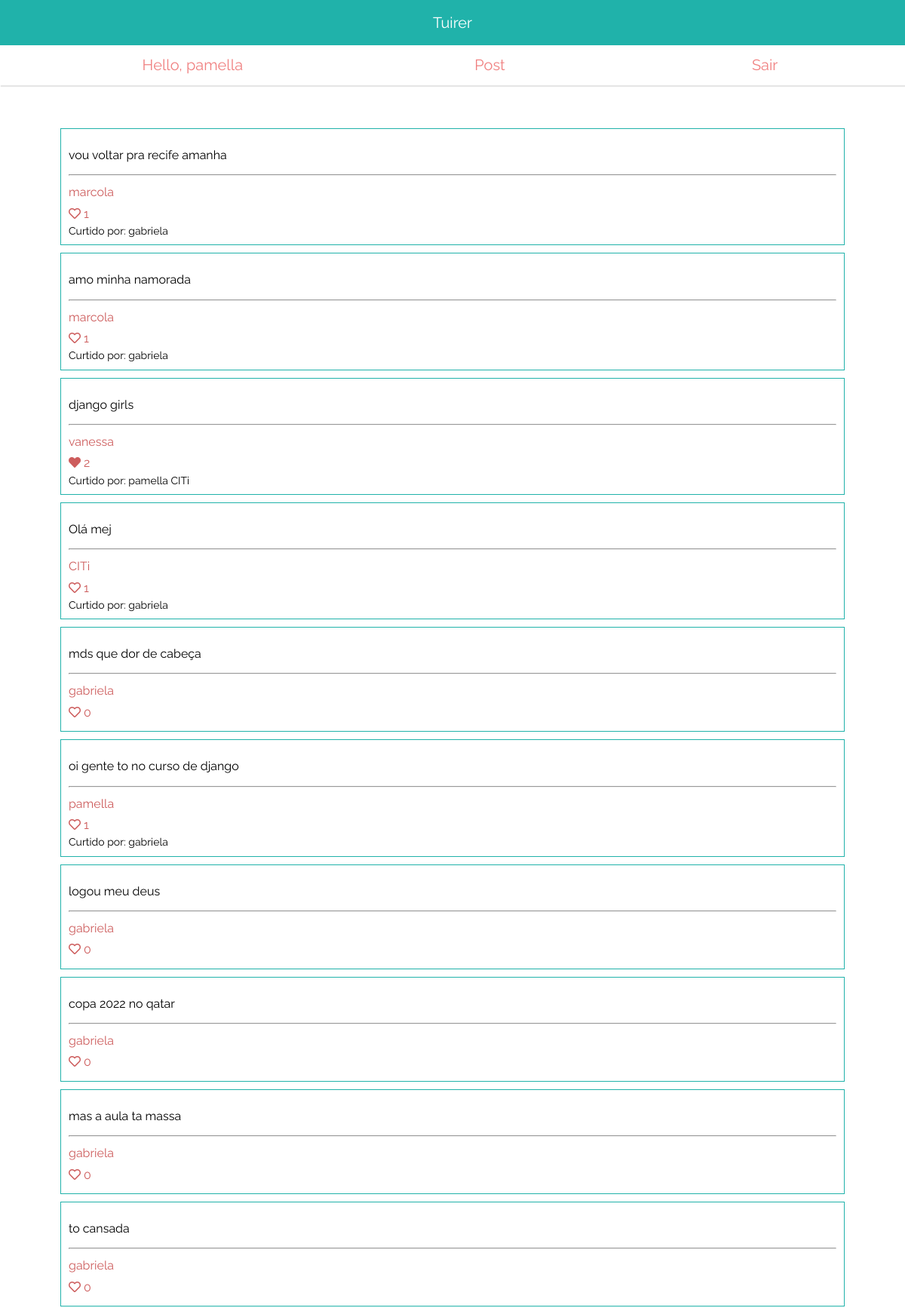
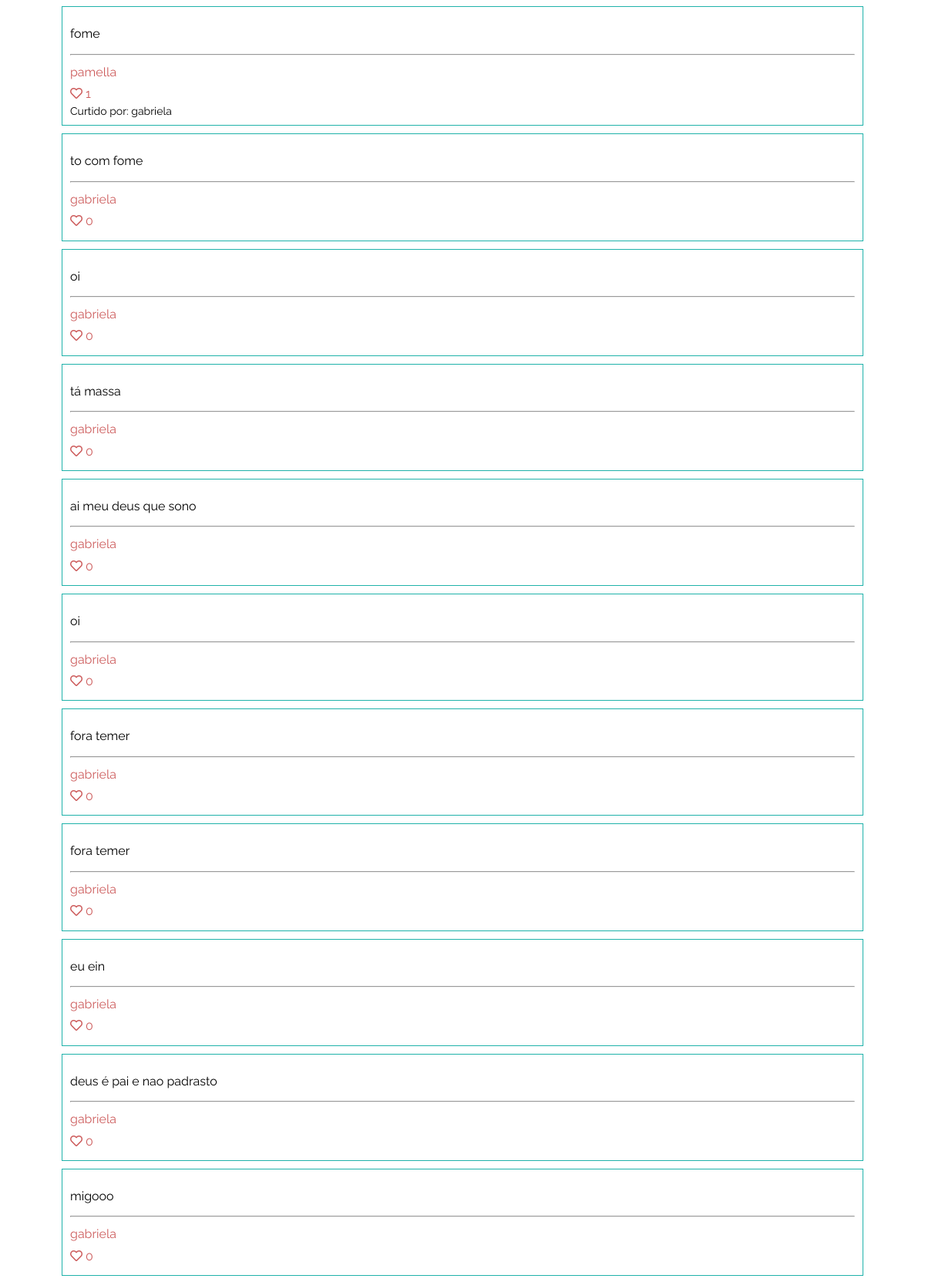
Screenshot of / (signed in, upper part) with the database file from the repository (2 pictures, top to bottom).
### users/models.py (models this page shows)
class User(AbstractUser):
    picture = models.ImageField('Foto de perfil', default='/img/blank-profile.png')
    following = models.ManyToManyField('self', blank=True)

### tuites/models.py (models this page shows, shortened)
class Tuite(models.Model):
    content = models.CharField('Tuite', max_length=280)
    author = models.ForeignKey('users.User', on_delete=models.CASCADE, related_name='tuites')
    date_created = models.DateTimeField(auto_now_add=True)
    liked_by = models.ManyToManyField('users.User', blank=True) # queryset dos usuário que gostaram do tweet
    objects = TuitesManager()
    @property
    def likes_count(self):
        return self.liked_by.count()
    class Meta:
        ordering = ('-date_created', )

### core/views.py (the view)
# urls.py: path('', index, name="home"),
def index(request):
    context = {
        "now": datetime.now(),
        "tuites": Tuite.objects.all(),
    }
    return render(request, 'home.html', context)

### tuites/templatetags/tuites_likes.py (called while the page is built)
@register.simple_tag(takes_context=True)
def tuite_liked_icon(context):
    user = context.get('user')
    tuite = context.get('tuite')
    user_has_liked = tuite.liked_by.filter(pk=user.pk).exists()
    if user_has_liked:
        return format_html('<i class="fas fa-heart"></i>')
    return format_html('<i class="far fa-heart"></i>')

### templates/home.html
{% extends 'base.html' %}
{% block content %}
    <div>
    {% for tuite in tuites %}
        {% include "includes/card.html" %}
    {% endfor %}
    </div>
{% endblock %}

### templates/includes/menu.html
<nav>
    <div class="menu">
        <a href="{% url 'home' %}" class="tuirer-title">Tuirer</a>
        <div class="submenu">
            {% if user.is_authenticated %}
                <a href="{% url 'users:profile' request.user.pk %}" class="redirect">Hello, {{ request.user.username }}</a>
            {% else %}
                <a href="{% url 'users:login' %}">Login</a>
            {% endif %}
            <a href="{% url 'tuites:post' %}" class="nav-link">Post</a>
            {% if user.is_authenticated %}
                <a href="{% url 'users:logout' %}" class="redirect">Sair</a>
            {% endif %}
        </div>
    </div>
</nav>

### templates/includes/card.html (shortened to what this page needs)
{% load tuites_likes %}
<div class="card">
    <p class="content">{{ tuite.content }}</p>
    <hr>
    <div class="author-and-likes">
        <a href="{% url 'users:profile' tuite.author.pk %}" class="author">
            {{ tuite.author }}
        </a>
        <div class="likes">
            <a href="{% url 'tuites:like' tuite.pk %}">
                {% tuite_liked_icon %}
                {{ tuite.likes_count }}
            </a>
        </div>
        <div class="likes-list">
            {% if tuite.likes_count > 0 %}
                Curtido por:
                {% for user in tuite.liked_by.all %}
                {{ user }}
                {% endfor %}
            {% endif %}
        </div>
    </div>
</div>

### static/css/index.css (style rules this page uses)
body { font-family: 'Raleway', sans-serif; margin: 0; height: 100vh; }
nav { position: relative; top: 0; width: 100%; height: 60px; color: white; background-color: lightseagreen; font-size: 20px; margin-bottom: 30px; }
nav a { text-decoration: none; color: white; }
.nav-link { display: flex; justify-content: flex-start; align-items: center; color: black; }
.redirect { color: black; padding-left: 20px; }
.menu .tuirer-title { display: flex; height: 100%; justify-content: center; align-items: center; color: white; }
.submenu { display: flex; align-items: center; justify-content: space-around; padding: 15px; box-shadow: 1px 2px 1px #e6e6e6; }
.card { margin-bottom: 10px; border: 1px solid lightseagreen; padding: 10px; }
.card a { text-decoration: none; color: indianred; display: block; padding: 5px 0; }
.likes-list { font-size: 14px; }
.menu a { color: lightcoral; }

### rows the page displays
User: user.username "pamella", username "pamella"
Tuite: content "vou voltar pra recife amanha", author "marcola", likes_count "1"
User: username "gabriela"
Tuite: content "amo minha namorada", author "marcola", likes_count "1"
Tuite: content "django girls", author "vanessa", likes_count "2"
User: username "CITi"
Tuite: content "Olá mej", author "CITi", likes_count "1"
Tuite: content "mds que dor de cabeça", author "gabriela", likes_count "0"
Tuite: content "oi gente to no curso de django", author "pamella", likes_count "1"
Tuite: content "logou meu deus", author "gabriela", likes_count "0"
Tuite: content "copa 2022 no qatar", author "gabriela", likes_count "0"
Tuite: content "mas a aula ta massa", author "gabriela", likes_count "0"
Tuite: content "to cansada", author "gabriela", likes_count "0"
Tuite: content "fome", author "pamella", likes_count "1"
Tuite: content "to com fome", author "gabriela", likes_count "0"
Tuite: content "oi", author "gabriela", likes_count "0"
Tuite: content "tá massa", author "gabriela", likes_count "0"
Tuite: content "ai meu deus que sono", author "gabriela", likes_count "0"
Tuite: content "oi", author "gabriela", likes_count "0"
Tuite: content "fora temer", author "gabriela", likes_count "0"
Tuite: content "fora temer", author "gabriela", likes_count "0"
Tuite: content "eu ein", author "gabriela", likes_count "0"
Tuite: content "deus é pai e nao padrasto", author "gabriela", likes_count "0"
Tuite: content "migooo", author "gabriela", likes_count "0"
